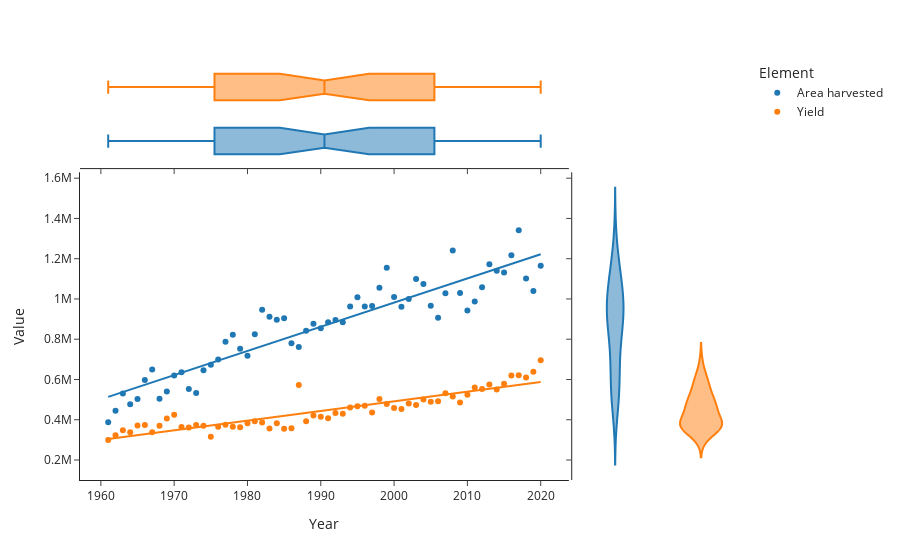

Source (notebook cell):
### Code cell
import plotly.express as px
df= pd.read_csv("apples.csv")
fig = px.scatter(new, x="Year", y="Value", color="Element", marginal_y="violin",
           marginal_x="box", trendline="ols", template="simple_white")
fig.show()
